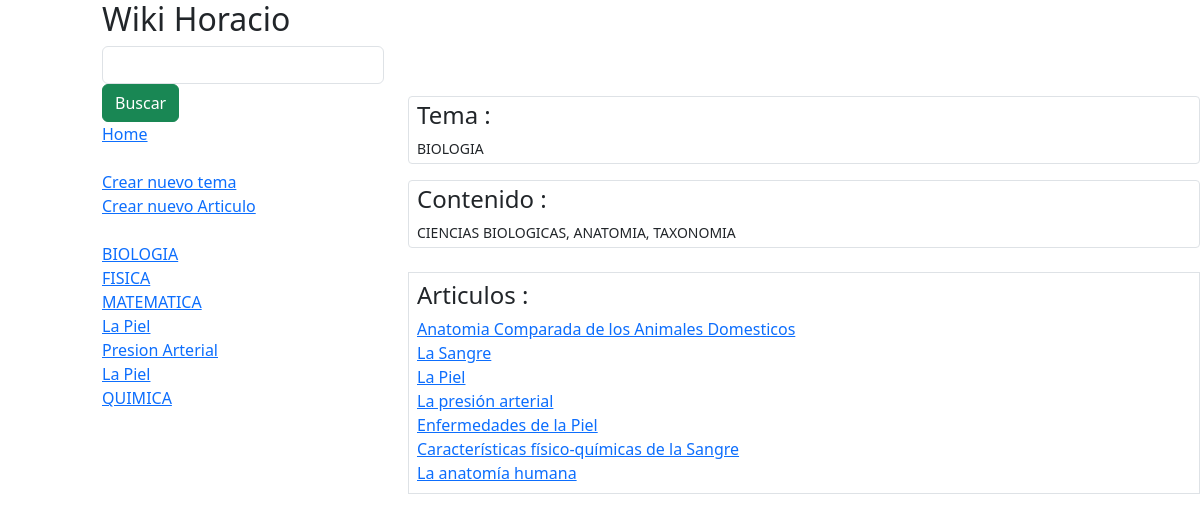
/vistaTema/1, run on the app's committed database.
### wikiApp/models.py (models this page shows)
class tema(models.Model):
    nombre = models.CharField(max_length=128, null=True, blank=True)
    descripcion = models.CharField(max_length=256, null=True, blank=True)

class articulo(models.Model):
    titulo = models.CharField(max_length=128, null=True, blank=True)
    contenido = models.CharField(max_length=1024, null=True, blank=True)
    temaRelacionado = models.ForeignKey(tema, null=True, blank=True, on_delete=models.SET_NULL)

### wikiApp/views.py (the view)
# urls.py: path('vistaTema/<str:idTema>',views.vistaTema,name='vistaTema'),
def vistaTema(request,idTema):
    listaTemas = tema.objects.all().order_by('id')
    objTema = tema.objects.get(id=idTema)
    listaArticulos = objTema.articulo_set.all()
    return render(request,'vistaTema.html',{
        'listaTemas':listaTemas,
        'objTema':objTema,
        'listaArticulos': listaArticulos
    })

### wikiApp/templates/vistaTema.html (shortened to what this page needs)
{% extends "layout.html" %}
{% block contenido %}
    <br><br>
    <div class="form-control form-control-sm mb-3 mt-5">
        <h4>Tema :</h4>
                {{ objTema.nombre }}
    </div>
    <div class="form-control form-control-sm ">
        <h4>Contenido :</h4>
        {{ objTema.descripcion }}
    </div>
    <br>
    <table class="table table-bordered">
        <tr><td>
        <h4>Articulos :</h4>
        {% for articuloInfo in listaArticulos %}
        <div>
            <a href="{% url 'wikiApp:vistaArticulo' articuloInfo.id %}">{{ articuloInfo.titulo }} </a>
        </div>
    {% endfor %}
</td>
</tr>
</table>
{% endblock %}

### wikiApp/templates/layout.html (shortened to what this page needs)
{% load static %}
<!DOCTYPE html>
<html>
<head>
    <link href="https://cdn.jsdelivr.net/npm/bootstrap@5.3.0/dist/css/bootstrap.min.css" rel="stylesheet"
>
</head>
<body>
    <div class="row" >
        <div class="col-lg-1" ></div>
        <div class="col-lg-3">
            <h2>Wiki Horacio</h2>
            <form method="post" action="{% url 'wikiApp:buscarArticulo' %}">
                <input type="text" class="form-control" name="busqueda">
                <input type="submit" class="btn btn-success" value="Buscar">
            </form>
            <div>
             <a href="{% url 'wikiApp:directorio' %}">Home</a>
            </div>
            <br>
            <div>
             <a href="{% url 'wikiApp:nuevoTema' %}">Crear nuevo tema</a>
            </div>
            <div>
              <a href="{% url 'wikiApp:nuevoArticulo' %}">Crear nuevo Articulo</a>
            </div>
            <br>
            {% for temaInfo in listaTemas %}
            <div>
                <a href="{% url 'wikiApp:vistaTema' temaInfo.id %}">{{ temaInfo.nombre }}</a>
            </div>
            {% endfor %}
        </div>
        <div class="col-lg-8 mt-10">
            {% block contenido %}
            {% endblock %}
        </div>
    </div>
</body>
</html>

### data on the page
tema: nombre "BIOLOGIA", descripcion "CIENCIAS BIOLOGICAS, ANATOMIA, TAXONOMIA"
tema: nombre "FISICA"
tema: nombre "MATEMATICA"
tema: nombre "La Piel"
tema: nombre "Presion Arterial"
tema: nombre "La Piel"
tema: nombre "QUIMICA"
articulo: titulo "Anatomia Comparada de los Animales Domesticos"
articulo: titulo "La Sangre"
articulo: titulo "La Piel"
articulo: titulo "La presión arterial"
articulo: titulo "Enfermedades de la Piel"
articulo: titulo "Características físico-químicas de la Sangre"
articulo: titulo "La anatomía humana"
